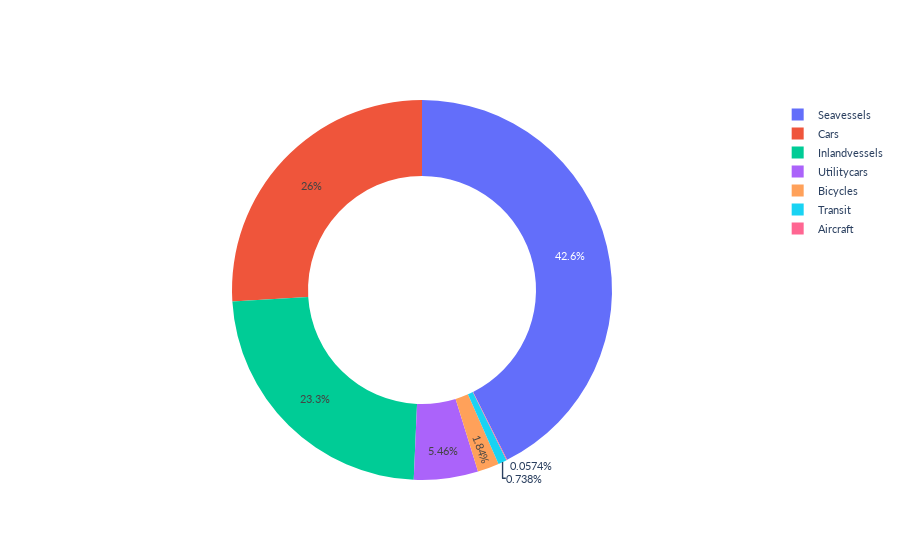

Notebook code for this chart:
### Code cell
cat = ['Class']
year=2017
stocks.DonutChart(mat,
                  cat = cat,
                  year = year,
                  lim=20,
                  exportpdf=True,
                  )
print('Total mass:\t'+str(round(mat.loc[mat['Year']==2017].loc[:,'Mass'].sum()/1e6,4))+' Mt')
for i in mat[cat[0]].unique():
    print(i+':\t'+str(round(mat.loc[mat['Year']==year].loc[mat[cat[0]].isin([i]), 'Mass'].sum()/1e6,5))+' Mt')

### Figure 1 — Plotly figure (JSON) as saved in the notebook; plotly's stock layout.template omitted (floating-point values rounded to 4 significant figures)
{"data": [{"hole": 0.6, "labels": ["Seavessels", "Cars", "Inlandvessels", "Utilitycars", "Bicycles", "Transit", "Aircraft"], "type": "pie", "values": [15484093, 9437986, 8482248, 1983026, 667538, 268150, 20860]}], "layout": {"font": {"family": "Lato, sans serif", "size": 11}}}
